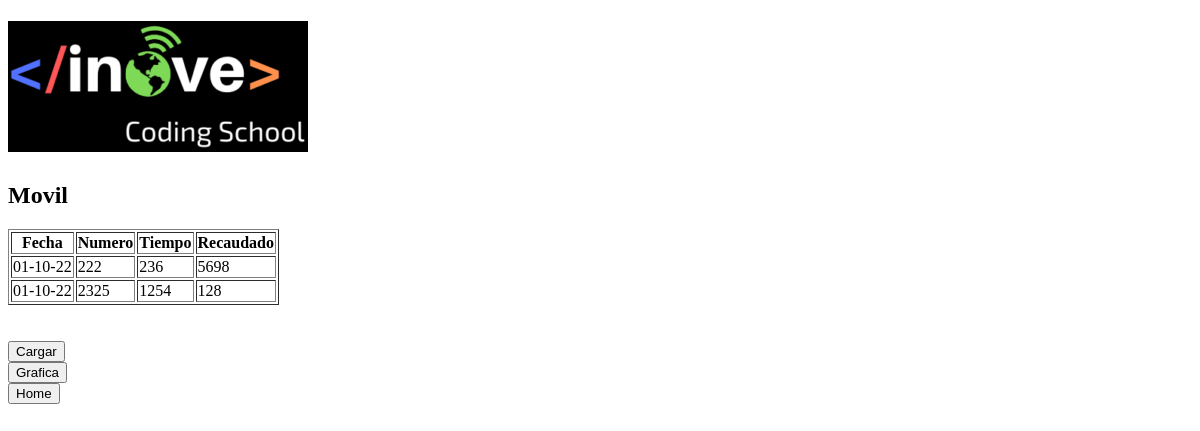
Page /moviles on the earlier database version.
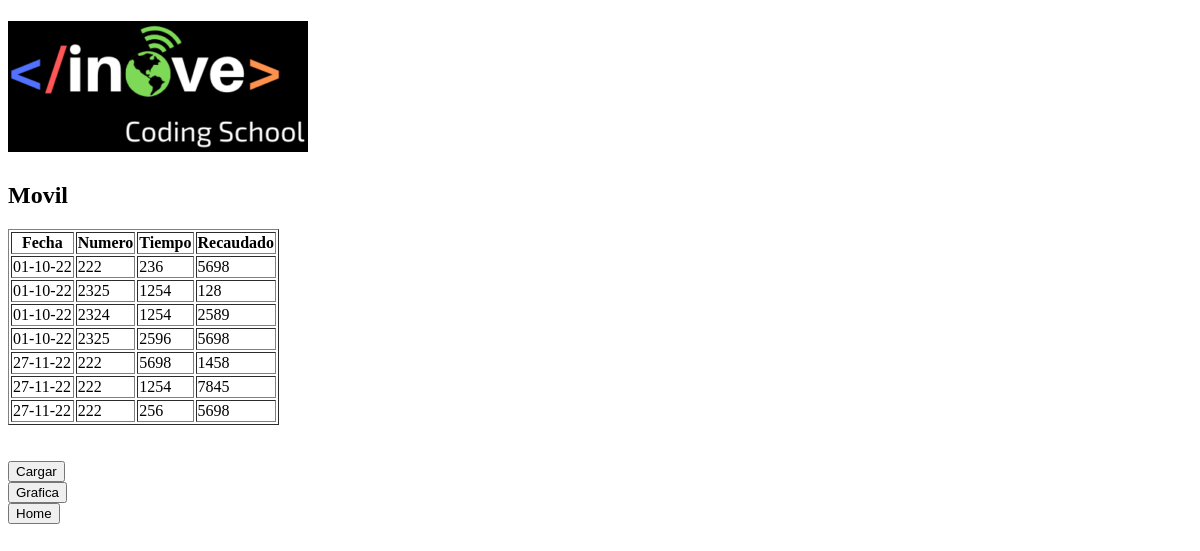
Same page on the later database version.
### movil.py (models this page shows, shortened)
class Movil(db.Model):
    __tablename__ = "moviles"
    id = db.Column(db.Integer, primary_key=True)
    fecha = db.Column(db.String)
    num_movil = db.Column(db.Integer)
    tiempo = db.Column(db.Integer)
    recaudado = db.Column(db.Integer)

### app_flota.py (the view)
@app.route("/moviles")
def moviles():
    try:
        limit_str = str(request.args.get('limit'))
        offset_str = str(request.args.get('offset'))
        limit = 0
        offset = 0
        if(limit_str is not None) and (limit_str.isdigit()):
            limit = int(limit_str)
        if(offset_str is not None) and (offset_str.isdigit()):
            offset = int(offset_str)
        data = movil.report(limit=limit, offset=offset)
        data = movil.report()
        return render_template('tabla.html', data=data)
    except:
        return jsonify({'trace': traceback.format_exc()})

### movil.py (called while the page is built)
def report(limit=0, offset=0):
    query = db.session.query(Movil)
    if limit > 0:
        query = query.limit(limit)
        if offset > 0:
            query = query.offset(offset)
    json_result_list = []
    for moviles in query:
        json_result = {'fecha': moviles.fecha, 'num_movil': moviles.num_movil, 'tiempo': moviles.tiempo, 'recaudado': moviles.recaudado}
        json_result_list.append(json_result)
    return json_result_list

### templates/tabla.html (shortened to what this page needs)
<!doctype html>
<html>
<head>
</head>
<body>
<h1><a title="inove website" href="https://inove.com.ar/"><img src="{{url_for('static', filename='media/cropped-3-1-300x131.png')}}" /></a></h1>
<h2>Movil</h2>
<table border="1">
    <thead cellpadding="1.0" cellspacing="1.0">
        <tr>
            <th>Fecha</th>
            <th>Numero</th>
            <th>Tiempo</th>
            <th>Recaudado</th>
        </tr>
        {% for row in data %}
        <tr>
            <td>{{row['fecha']}}</td>
            <td>{{row['num_movil']}}</td>
            <td>{{row['tiempo']}}</td>
            <td>{{row['recaudado']}}</td>
        </tr>
        {% endfor %}
    </thead>
</table>
<br><br>
<form action="{{url_for('cargar')}}">
    <input type="submit" value="Cargar"/>
</form>
<form action="{{url_for('grafica')}}">
    <input type="submit" value="Grafica"/>
</form>
<form action="{{url_for('index')}}">
    <input type="submit" value="Home"/>
</form>
</body>
</html>

Differences in the rows shown:
added Movil: fecha "01-10-22", num_movil "2324", tiempo "1254", recaudado "2589"
added Movil: fecha "01-10-22", num_movil "2325", tiempo "2596", recaudado "5698"
added Movil: fecha "27-11-22", num_movil "222", tiempo "5698", recaudado "1458"
added Movil: fecha "27-11-22", num_movil "222", tiempo "1254", recaudado "7845"
added Movil: fecha "27-11-22", num_movil "222", tiempo "256", recaudado "5698"
